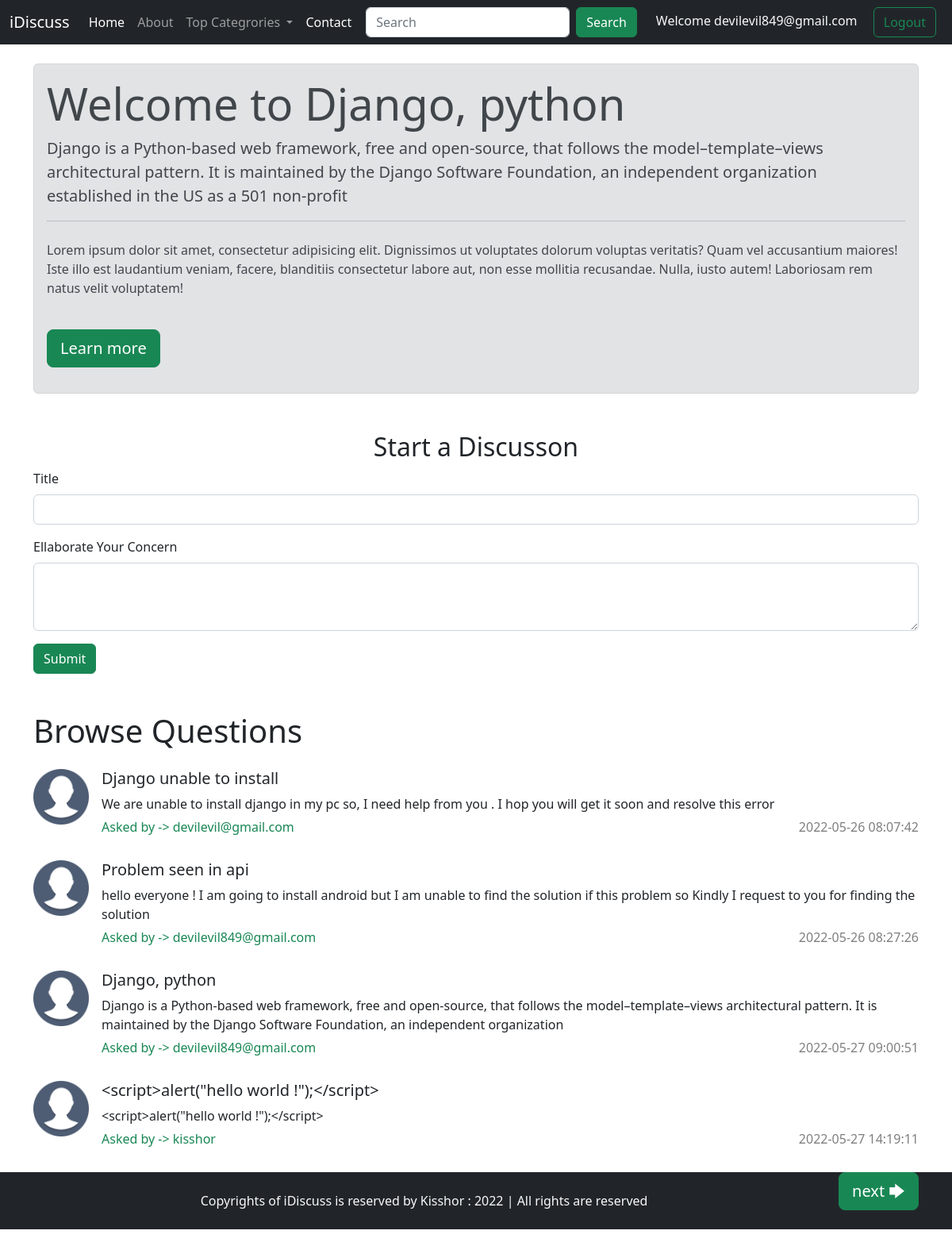
The page /threads.php?catid=2 (signed in) on the database its author committed.
### tables this page shows
CREATE TABLE `categories` (
  `category_id` int(8) NOT NULL,
  `category_name` varchar(255) NOT NULL,
  `category_description` varchar(500) NOT NULL,
  `created` datetime NOT NULL DEFAULT current_timestamp()
);

CREATE TABLE `thread` (
  `thread_id` int(7) NOT NULL,
  `thread_title` varchar(300) NOT NULL,
  `thread_desc` text NOT NULL,
  `thread_cat_id` int(7) NOT NULL,
  `thread_user_id` int(7) NOT NULL,
  `time` datetime NOT NULL DEFAULT current_timestamp()
);

CREATE TABLE `users` (
  `sno` int(8) NOT NULL,
  `user_email` varchar(30) NOT NULL,
  `user_pass` varchar(300) NOT NULL,
  `time` datetime NOT NULL DEFAULT current_timestamp()
);

### threads.php (the view, shortened to what this page needs)
      <?php include('partials/_navbar.php') ?>
      <?php include('partials/_dbconnect.php') ?>
      <?php
      if (isset($_GET['catid'])) {
        $catid = $_GET['catid'];
      }
      $sql = "SELECT *FROM `categories` WHERE category_id = $catid";
      $result = mysqli_query($conn, $sql);
      while ($row = mysqli_fetch_assoc($result)) {
            $catname =  $row['category_name'];
            $catdesc =  $row['category_description'];
      }
      ?>
      <div class="container my-4 bg-gray">
          <div class="alert alert-secondary" role="alert">
            <h1 class="display-4">Welcome to <?php echo $catname; ?></h1>
            <p class="lead"> <?php echo $catdesc; ?>  </p>
            <hr>
            <p class="my-4">Lorem ipsum dolor sit amet, consectetur adipisicing elit. Dignissimos ut voluptates dolorum voluptas veritatis? Quam vel accusantium maiores! Iste illo est laudantium veniam, facere, blanditiis consectetur labore aut, non esse mollitia recusandae. Nulla, iusto autem! Laboriosam rem natus velit voluptatem!</p>
             <a href="#" class="btn btn-success btn-lg my-3" role="button">Learn more</a>
          </div>
      </div>
        <?php
        if (isset($_SESSION['loggedin']) && $_SESSION['loggedin']==true) {
          echo'<div class="container my-5">
            <h2 class="text-center">Start a Discusson</h2>
            <form method="POST" action="'.$_SERVER["REQUEST_URI"].'">
              <div class="mb-3">
                <label for="title" class="form-label">Title</label>
                <input type="text" class="form-control" name="title" id="title" aria-describedby="emailHelp">
              </div>
              <div class="mb-3">
                <label for="description" class="form-label">Ellaborate Your Concern</label>
                <textarea type="text" class="form-control" name="description" rows="3" id="description"></textarea>
                <input type="hidden" name="sno" value="'.$_SESSION["sno"].'">
              </div>
              <button type="submit" name="submit" class="btn btn-success">Submit</button>
            </form>
          </div>';
        }else{
          echo"<div class='container'>
          <p class='lead'>You have to logged in to start a discussion</p>
          </div>";
        }
        ?>
      <div class="container ">
          <h1>Browse Questions</h1>
            <?php
            if (isset($_GET['page'])) {
              $page = $_GET['page'];
            }else{
              $page = 1;
            }
            $limit = 4;
            $record_index = ($page-1)*$limit;
            $sql3 = "SELECT *FROM `thread` WHERE thread_cat_id = '$catid' LIMIT {$record_index}, {$limit}";
            $result = mysqli_query($conn, $sql3);
            $count = mysqli_num_rows($result);
            if ($count>0) {
              while ($row = mysqli_fetch_assoc($result)) {
                $title =  $row['thread_title'];
                $desc =  $row['thread_desc'];
                $id3 = $row['thread_id'];
                $time = $row['time'];
                $thread_user_id = $row['thread_user_id'];
                $sql4 = "SELECT user_email FROM `users` WHERE sno='$thread_user_id'";
                $result2 = mysqli_query($conn, $sql4);
                $row2 = mysqli_fetch_assoc($result2);
               $email =  $row2['user_email'];
                echo'<div class="d-flex my-4">
                  <div class="flex-shrink-0">
                      <img src="./img/user.png" width="70px" alt="...">
                  </div>
                  <div class="flex-grow-1 ms-3">
                      <h5><a class="text-dark text-decoration-none" href="threaditem.php?threadid='.$id3.'">'.$title.'</a></h5>
                      '.$desc.'
                      <h6 class="font-weight-bold mt-2 text-success"> Asked by -> '.$email.'<p class="float-end my-0 text-black-50">'.$time.'</p></h6>
                  </div>
                </div>';
                }
                $sql1 = "SELECT *FROM thread WHERE thread_cat_id='$catid'";
                $result1 = mysqli_query($conn, $sql1);
                if (mysqli_num_rows($result1)>0) {
                    $num = mysqli_num_rows($result1);
                    $total_page = ceil($num / $limit);
                    if ($total_page > $page) {
                      echo'<a type="button" href="?catid='.$catid.'&page='.($page+1).'" class="btn btn-success btn-lg  float-end">next &#129094;</a>';
                    }
                  }
          }
            ?>
      </div>
      <?php include('partials/_footer.php') ?>
  </body>
</html>

### rows shown on the page
categories: category_name "Django, python", category_description "Django is a Python-based web framework, free and open-source, that follows the model–template–views architectural pattern. It is maintained by the Django Software Foundation, an independent organization established in the US as a 501 non-profit"
thread: thread_title "Django unable to install", thread_desc "We are unable to install django in my pc so, I need help from you . I hop you will get it soon and resolve this error", users.user_email "devilevil@gmail.com", time "2022-05-26 08:07:42"
thread: thread_title "Problem seen in api", thread_desc "hello everyone ! I am going to install android but I am unable to find the solution if this problem so Kindly I request to you for finding the solution", users.user_email "devilevil849@gmail.com", time "2022-05-26 08:27:26"
thread: thread_title "Django, python", thread_desc "Django is a Python-based web framework, free and open-source, that follows the model–template–views architectural pattern. It is maintained by the Django Software Foundation, an independent organization", users.user_email "devilevil849@gmail.com", time "2022-05-27 09:00:51"
thread: thread_title "<script>alert(\"hello world !\");</script>", thread_desc "<script>alert(\"hello world !\");</script>", users.user_email "kisshor", time "2022-05-27 14:19:11"

### other values the page prints
$_SESSION['username'] "devilevil849@gmail.com"
